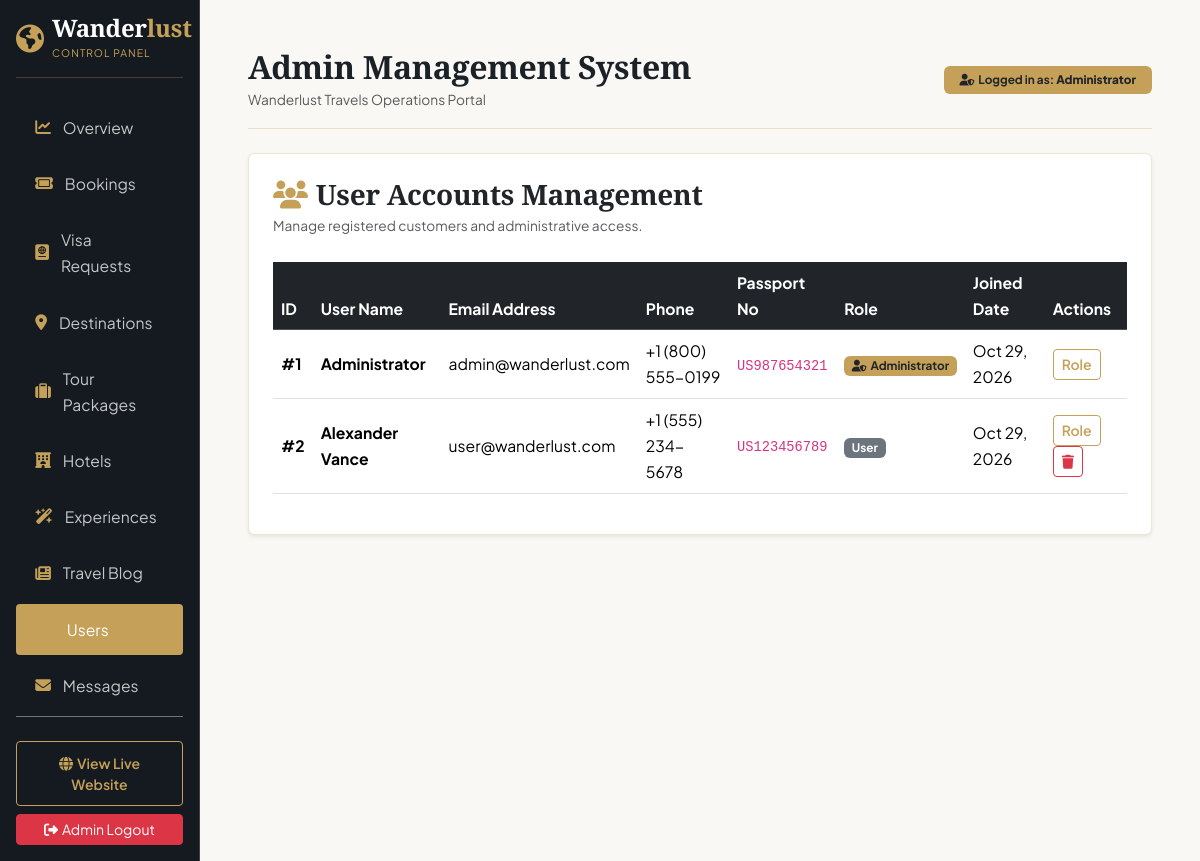
The page /admin/users.php (signed in) on the database its author committed.
### tables this page shows
CREATE TABLE `users` (
  `id` int(11) NOT NULL AUTO_INCREMENT,
  `name` varchar(100) NOT NULL,
  `email` varchar(150) NOT NULL UNIQUE,
  `password` varchar(255) NOT NULL,
  `phone` varchar(50) DEFAULT NULL,
  `passport_no` varchar(50) DEFAULT NULL,
  `role` varchar(20) DEFAULT 'user',
  `avatar` varchar(255) DEFAULT 'default_avatar.jpg',
  `created_at` datetime DEFAULT CURRENT_TIMESTAMP,
  PRIMARY KEY (`id`)
);

### includes/auth_check.php (called while the page is built, shortened)
<?php
function is_logged_in() {
    return isset($_SESSION['user_id']) && !empty($_SESSION['user_id']);
}
function get_logged_user() {
    return [
        'id' => $_SESSION['user_id'],
        'name' => $_SESSION['user_name'] ?? 'User',
        'email' => $_SESSION['user_email'] ?? '',
        'role' => $_SESSION['user_role'] ?? 'user'
    ];
}

### includes/functions.php (called while the page is built, shortened)
<?php
function format_date($date_str, $format = 'M d, Y') {
    $timestamp = strtotime($date_str);
    return date($format, $timestamp);
}

### admin/users.php (the view, shortened to what this page needs)
<?php
require_once __DIR__ . '/includes/admin_header.php';
$users = $pdo->query("SELECT * FROM users ORDER BY id ASC")->fetchAll();
?>
<div class="card bg-cream-card border-gold p-4 shadow-sm">
    <div class="d-flex justify-content-between align-items-center mb-4">
        <div>
            <h3 class="font-heading mb-0 text-main"><i class="fa-solid fa-users text-gold me-2"></i>User Accounts Management</h3>
            <span class="text-muted small">Manage registered customers and administrative access.</span>
        </div>
    </div>
    <div class="table-responsive">
        <table class="table table-hover align-middle">
            <thead class="table-dark">
                <tr>
                    <th>ID</th>
                    <th>User Name</th>
                    <th>Email Address</th>
                    <th>Phone</th>
                    <th>Passport No</th>
                    <th>Role</th>
                    <th>Joined Date</th>
                    <th>Actions</th>
                </tr>
            </thead>
            <tbody>
                <?php foreach ($users as $u): ?>
                    <tr>
                        <td><strong>#<?php echo $u['id']; ?></strong></td>
                        <td><strong class="text-main"><?php echo htmlspecialchars($u['name']); ?></strong></td>
                        <td><?php echo htmlspecialchars($u['email']); ?></td>
                        <td><?php echo htmlspecialchars($u['phone'] ?? 'N/A'); ?></td>
                        <td><code><?php echo htmlspecialchars($u['passport_no'] ?? 'N/A'); ?></code></td>
                        <td>
                            <?php if ($u['role'] === 'admin'): ?>
                                <span class="badge bg-gold text-dark font-sans"><i class="fa-solid fa-user-shield me-1"></i>Administrator</span>
                            <?php else: ?>
                                <span class="badge bg-secondary">User</span>
                            <?php endif; ?>
                        </td>
                        <td><?php echo format_date($u['created_at']); ?></td>
                        <td>
                            <a href="users.php?action=toggle_role&id=<?php echo $u['id']; ?>" class="btn btn-outline-gold btn-sm py-1 px-2 me-1" title="Toggle Role (Admin/User)">Role</a>
                            <?php if ($u['id'] !== $_SESSION['user_id']): ?>
                                <a href="users.php?action=delete&id=<?php echo $u['id']; ?>" class="btn btn-outline-danger btn-sm py-1 px-2" onclick="return confirm('Are you sure you want to delete this user?')" title="Delete User"><i class="fa-solid fa-trash"></i></a>
                            <?php endif; ?>
                        </td>
                    </tr>
                <?php endforeach; ?>
            </tbody>
        </table>
    </div>
</div>
<?php require_once __DIR__ . '/includes/admin_footer.php'; ?>

### admin/includes/admin_header.php (shortened to what this page needs)
<?php
require_once __DIR__ . '/../../includes/functions.php';
require_once __DIR__ . '/../../includes/auth_check.php';
$admin_page = basename($_SERVER['PHP_SELF']);
$logged_user = get_logged_user();
?>
<!DOCTYPE html>
<html lang="en">
<head>
    <link href="https://cdn.jsdelivr.net/npm/bootstrap@5.3.2/dist/css/bootstrap.min.css" rel="stylesheet">
    <link rel="stylesheet" href="https://cdnjs.cloudflare.com/ajax/libs/font-awesome/6.4.2/css/all.min.css">
    <link rel="stylesheet" href="../assets/css/style.css">
</head>
<body class="bg-warm-ivory">
<div class="container-fluid">
    <div class="row">
        <div class="col-lg-2 col-md-3 admin-sidebar p-3 text-white">
            <a href="index.php" class="d-flex align-items-center text-white text-decoration-none mb-4 pb-3 border-bottom border-gold">
                <i class="fa-solid fa-earth-americas text-gold fs-3 me-2"></i>
                <div>
                    <span class="font-heading fs-4 lh-1 fw-bold">Wander<span class="text-gold">lust</span></span>
                    <small class="d-block text-gold font-sans" style="font-size: 0.65rem; letter-spacing: 1px;">CONTROL PANEL</small>
                </div>
            </a>
            <nav class="nav flex-column">
                <a href="index.php" class="admin-nav-link <?php echo ($admin_page == 'index.php') ? 'active' : ''; ?>">
                    <i class="fa-solid fa-chart-line text-gold"></i> Overview
                </a>
                <a href="bookings.php" class="admin-nav-link <?php echo ($admin_page == 'bookings.php') ? 'active' : ''; ?>">
                    <i class="fa-solid fa-ticket text-gold"></i> Bookings
                </a>
                <a href="visas.php" class="admin-nav-link <?php echo ($admin_page == 'visas.php') ? 'active' : ''; ?>">
                    <i class="fa-solid fa-passport text-gold"></i> Visa Requests
                </a>
                <a href="destinations.php" class="admin-nav-link <?php echo ($admin_page == 'destinations.php') ? 'active' : ''; ?>">
                    <i class="fa-solid fa-location-dot text-gold"></i> Destinations
                </a>
                <a href="packages.php" class="admin-nav-link <?php echo ($admin_page == 'packages.php') ? 'active' : ''; ?>">
                    <i class="fa-solid fa-suitcase text-gold"></i> Tour Packages
                </a>
                <a href="hotels.php" class="admin-nav-link <?php echo ($admin_page == 'hotels.php') ? 'active' : ''; ?>">
                    <i class="fa-solid fa-hotel text-gold"></i> Hotels
                </a>
                <a href="experiences.php" class="admin-nav-link <?php echo ($admin_page == 'experiences.php') ? 'active' : ''; ?>">
                    <i class="fa-solid fa-wand-magic-sparkles text-gold"></i> Experiences
                </a>
                <a href="blog.php" class="admin-nav-link <?php echo ($admin_page == 'blog.php') ? 'active' : ''; ?>">
                    <i class="fa-solid fa-newspaper text-gold"></i> Travel Blog
                </a>
                <a href="users.php" class="admin-nav-link <?php echo ($admin_page == 'users.php') ? 'active' : ''; ?>">
                    <i class="fa-solid fa-users text-gold"></i> Users
                </a>
                <a href="messages.php" class="admin-nav-link <?php echo ($admin_page == 'messages.php') ? 'active' : ''; ?>">
                    <i class="fa-solid fa-envelope text-gold"></i> Messages
                </a>
            </nav>
            <div class="mt-auto pt-4 border-top border-secondary">
                <a href="../index.php" class="btn btn-outline-gold btn-sm w-100 mb-2" target="_blank"><i class="fa-solid fa-globe me-1"></i>View Live Website</a>
                <a href="../logout.php" class="btn btn-danger btn-sm w-100"><i class="fa-solid fa-right-from-bracket me-1"></i>Admin Logout</a>
            </div>
        </div>
        <div class="col-lg-10 col-md-9 p-4 p-md-5">
            <div class="d-flex justify-content-between align-items-center pb-3 mb-4 border-bottom border-gold">
                <div>
                    <h2 class="font-heading mb-0 text-main fw-bold">Admin Management System</h2>
                    <span class="text-muted small">Wanderlust Travels Operations Portal</span>
                </div>
                <div class="d-flex align-items-center gap-2">
                    <span class="badge bg-gold text-dark py-2 px-3"><i class="fa-solid fa-user-shield me-1"></i>Logged in as: <strong><?php echo htmlspecialchars($logged_user['name']); ?></strong></span>
                </div>
            </div>

### admin/includes/admin_footer.php (shortened to what this page needs)
        </div>
    </div>
</div>
</body>
</html>

### assets/css/style.css (style rules this page uses)
:root { --bg-warm-ivory: #FAF8F5; --bg-cream-card: #FFFFFF; --bg-subtle-beige: #F4EFE6; --bg-dark-charcoal: #141A1F; --bg-navy-card: #1D262C; --text-main: #1A2228; --text-muted: #6C757D; --text-light: #F4EFE6; --gold-primary: #C5A059; --gold-hover: #B89047; --gold-light: #F7F1E5; --gold-border: rgba(197, 160, 89, 0.28); --font-heading: 'Cormorant Garamond', serif; --font-body: 'Plus Jakarta Sans', sans-serif; --shadow-soft: 0 10px 30px rgba(20, 26, 31, 0.05); --shadow-hover: 0 20px 40px rgba(20, 26, 31, 0.12); --transition: all 0.35s cubic-bezier(0.165, 0.84, 0.44, 1); }
body { background-color: var(--bg-warm-ivory); color: var(--text-main); font-family: var(--font-body); font-size: 0.98rem; line-height: 1.65; overflow-x: hidden; }
h1, h2, h3, h4, h5, h6, .font-heading { font-family: var(--font-heading); letter-spacing: -0.01em; font-weight: 600; }
.text-gold { color: var(--gold-primary) !important; }
.bg-gold { background-color: var(--gold-primary) !important; color: #fff; }
.bg-warm-ivory { background-color: var(--bg-warm-ivory) !important; }
.bg-cream-card { background-color: var(--bg-cream-card) !important; }
.border-gold { border-color: var(--gold-border) !important; }
.btn-outline-gold { background-color: transparent; color: var(--gold-primary); border: 1px solid var(--gold-primary); font-weight: 600; padding: 0.65rem 1.6rem; border-radius: 4px; transition: var(--transition); }
.admin-sidebar { background-color: var(--bg-dark-charcoal); min-height: 100vh; border-right: 1px solid var(--gold-border); }
.admin-nav-link { color: rgba(255, 255, 255, 0.75); padding: 0.8rem 1.2rem; display: flex; align-items: center; gap: 0.75rem; text-decoration: none; transition: var(--transition); border-radius: 4px; margin-bottom: 0.3rem; }
.admin-nav-link:hover, .admin-nav-link.active { background: var(--gold-primary); color: #FFFFFF; }

### rows shown on the page
users: id "1", name "Administrator", email "admin@wanderlust.com", phone "+1 (800) 555-0199", passport_no "US987654321", role "admin" (drawn), created_at "Oct 29, 2026"
users: id "2", name "Alexander Vance", email "user@wanderlust.com", phone "+1 (555) 234-5678", passport_no "US123456789", role "User", created_at "Oct 29, 2026"

### other values the page prints
$logged_user['name'] "Administrator"
